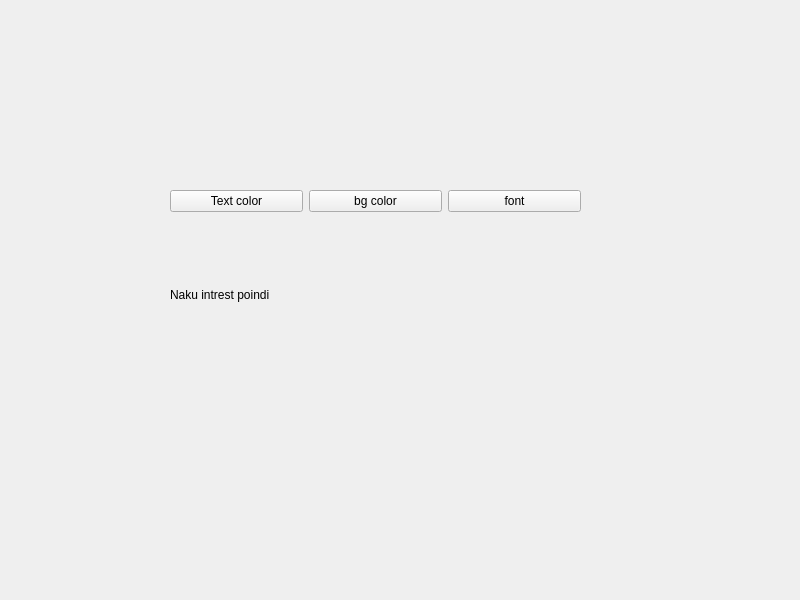
<?xml version="1.0" encoding="UTF-8"?>
<ui version="4.0">
 <class>Widget</class>
 <widget class="QWidget" name="Widget">
  <property name="geometry">
   <rect>
    <x>0</x>
    <y>0</y>
    <width>800</width>
    <height>600</height>
   </rect>
  </property>
  <property name="windowTitle">
   <string>Widget</string>
  </property>
  <widget class="QWidget" name="">
   <property name="geometry">
    <rect>
     <x>170</x>
     <y>190</y>
     <width>411</width>
     <height>181</height>
    </rect>
   </property>
   <layout class="QVBoxLayout" name="verticalLayout">
    <item>
     <layout class="QHBoxLayout" name="horizontalLayout">
      <item>
       <widget class="QPushButton" name="textcolorpushButton">
        <property name="text">
         <string>Text color</string>
        </property>
       </widget>
      </item>
      <item>
       <widget class="QPushButton" name="bgcolorpushButton">
        <property name="text">
         <string>bg color</string>
        </property>
       </widget>
      </item>
      <item>
       <widget class="QPushButton" name="fontpushButton">
        <property name="text">
         <string>font</string>
        </property>
       </widget>
      </item>
     </layout>
    </item>
    <item>
     <widget class="QLabel" name="label">
      <property name="text">
       <string>Naku intrest poindi</string>
      </property>
     </widget>
    </item>
   </layout>
  </widget>
 </widget>
 <resources/>
 <connections/>
</ui>
